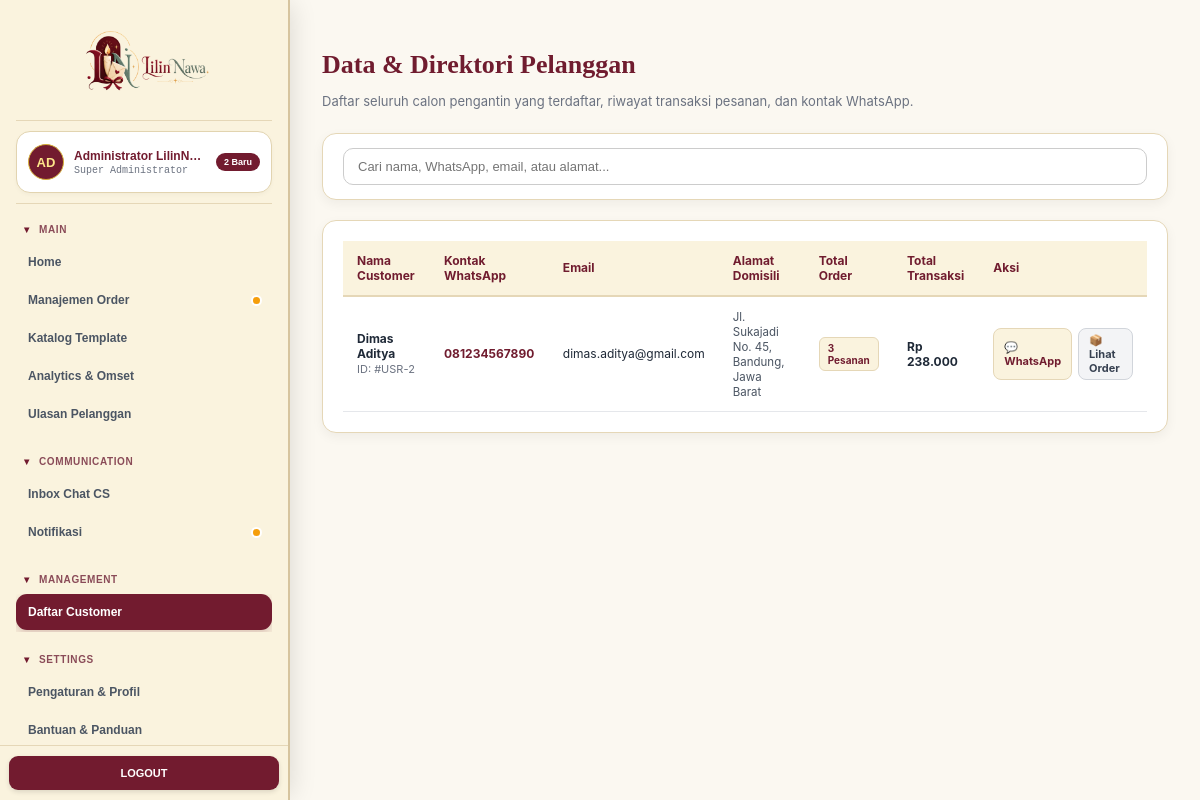
Screenshot of /Admin/MANAGEMENT_A/Customer.php (signed in) with the database file from the repository.
### tables this page shows
CREATE TABLE IF NOT EXISTS `users` (
  `id` INT AUTO_INCREMENT PRIMARY KEY,
  `name` VARCHAR(100) NOT NULL,
  `email` VARCHAR(100) NOT NULL UNIQUE,
  `password` VARCHAR(255) NOT NULL,
  `phone` VARCHAR(25) NOT NULL,
  `role` ENUM('admin', 'customer') DEFAULT 'customer',
  `address` TEXT NULL,
  `created_at` TIMESTAMP DEFAULT CURRENT_TIMESTAMP
);

### Admin/MANAGEMENT_A/Customer.php (the view, shortened to what this page needs)
<?php
require_once '../../Config/Database.php';
$search = trim($_GET['search'] ?? '');
$where = "WHERE role = 'customer'";
$customers = mysqli_query($conn, "SELECT u.*,
                                  (SELECT COUNT(*) FROM orders WHERE customer_phone = u.phone OR customer_name = u.name) as order_count,
                                  (SELECT SUM(total_price) FROM orders WHERE (customer_phone = u.phone OR customer_name = u.name) AND payment_status = 'lunas') as total_spend
                                  FROM users u
                                  $where
                                  ORDER BY u.id DESC");
?>
<!DOCTYPE html>
<html lang="id">
<head>
    <link rel="stylesheet" href="../assets/css/admin.css">
</head>
<body class="admin-wrapper">
    <?php include '../sidebar.php'; ?>
    <main class="admin-main">
        <div class="page-title-box">
            <h2>Data &amp; Direktori Pelanggan</h2>
            <p>Daftar seluruh calon pengantin yang terdaftar, riwayat transaksi pesanan, dan kontak WhatsApp.</p>
        </div>
        <div class="table-card" style="padding:14px 20px; margin-bottom:20px;">
            <form method="GET" onsubmit="return false;" style="display:flex; gap:10px;">
                <input type="text" id="customerLiveSearch" name="search" value="<?= htmlspecialchars($search) ?>" placeholder="Cari nama, WhatsApp, email, atau alamat..." style="flex:1; padding:10px 14px; border:1px solid #ccc; border-radius:10px; font-size:13px;" oninput="filterCustomersLive()">
            </form>
        </div>
        <div class="table-card">
            <div class="table-responsive">
                <table class="admin-table">
                    <thead>
                        <tr>
                            <th>Nama Customer</th>
                            <th>Kontak WhatsApp</th>
                            <th>Email</th>
                            <th>Alamat Domisili</th>
                            <th>Total Order</th>
                            <th>Total Transaksi</th>
                            <th>Aksi</th>
                        </tr>
                    </thead>
                    <tbody>
                        <?php if (mysqli_num_rows($customers) === 0): ?>
                        <tr>
                            <td colspan="7" style="text-align:center; padding:32px; color:#9CA3AF;">Belum ada customer yang terdaftar.</td>
                        </tr>
                        <?php else: ?>
                        <?php while($c = mysqli_fetch_assoc($customers)): ?>
                        <tr>
                            <td>
                                <strong><?= htmlspecialchars($c['name']) ?></strong><br>
                                <small style="color:#6B7280; font-size:11px;">ID: #USR-<?= $c['id'] ?></small>
                            </td>
                            <td>
                                <strong style="color:#701C2F;"><?= htmlspecialchars($c['phone']) ?></strong>
                            </td>
                            <td><?= htmlspecialchars($c['email']) ?></td>
                            <td>
                                <span style="font-size:11.5px; color:#4B5563;"><?= htmlspecialchars($c['address'] ?? 'Kota Bandung, Jawa Barat') ?></span>
                            </td>
                            <td>
                                <span class="admin-badge admin-badge-maroon"><?= $c['order_count'] ?> Pesanan</span>
                            </td>
                            <td>
                                <strong>Rp <?= number_format($c['total_spend'] ?? 0, 0, ',', '.') ?></strong>
                            </td>
                            <td>
                                <div style="display:flex; gap:6px;">
                                    <a href="https://wa.me/<?= preg_replace('/[^0-9]/', '', $c['phone']) ?>" target="_blank" class="btn-admin btn-gold" style="font-size:11px; padding:4px 10px;">
                                        💬 WhatsApp
                                    </a>
                                    <a href="../MAIN_A/Order.php?search=<?= urlencode($c['phone']) ?>" class="btn-admin btn-secondary" style="font-size:11px; padding:4px 10px;">
                                        📦 Lihat Order
                                    </a>
                                </div>
                            </td>
                        </tr>
                        <?php endwhile; ?>
                        <?php endif; ?>
                    </tbody>
                </table>
            </div>
        </div>
    </main>
</body>
</html>

### Admin/assets/css/admin.css (style rules this page uses)
:root { --bg-main: #FBF8F1; --text-primary: #1F2937; --text-secondary: #6B7280; --maroon-primary: #701C2F; --maroon-dark: #501320; --gold-accent: #D4AF37; --gold-light: #FAF3DE; --border-soft: #E5E7EB; --border-gold: #E5D7B7; --shadow-soft: 0 4px 12px rgba(0, 0, 0, 0.05); }
body.admin-wrapper { font-family: -apple-system, BlinkMacSystemFont, "Segoe UI", Roboto, "Helvetica Neue", Arial, sans-serif; background-color: var(--bg-main); color: var(--text-primary); display: flex; min-height: 100vh; margin: 0; padding: 0; }
.admin-main { margin-left: 300px; padding: 28px 32px; flex: 1; min-width: 0; background-color: var(--bg-main); }
.page-title-box { margin-bottom: 24px; }
.page-title-box h2 { font-family: 'Playfair Display', Georgia, serif; font-size: 26px; color: var(--maroon-primary); font-weight: 700; margin-bottom: 6px; }
.page-title-box p { color: var(--text-secondary); font-size: 13px; }
.table-card { background: #FFFFFF; border: 1px solid var(--border-gold); border-radius: 14px; padding: 20px; box-shadow: var(--shadow-soft); margin-bottom: 24px; }
.admin-table { width: 100%; border-collapse: collapse; font-size: 12px; }
.admin-table th { background: var(--gold-light); color: var(--maroon-primary); padding: 12px 14px; text-align: left; font-weight: 700; border-bottom: 2px solid var(--border-gold); }
.admin-table td { padding: 12px 14px; border-bottom: 1px solid var(--border-soft); vertical-align: middle; }
.admin-badge { display: inline-block; padding: 4px 8px; border-radius: 6px; font-size: 10px; font-weight: 700; text-transform: capitalize; }
.admin-badge-maroon { background: var(--gold-light); color: var(--maroon-primary); border: 1px solid var(--border-gold); }
.btn-admin { display: inline-flex; align-items: center; gap: 6px; padding: 8px 14px; border-radius: 8px; font-size: 12px; font-weight: 700; text-decoration: none; cursor: pointer; border: none; transition: all 0.15s ease; }
.btn-secondary { background: #F3F4F6; color: #374151; border: 1px solid #D1D5DB; }
.btn-gold { background: var(--gold-light); color: var(--maroon-primary); border: 1px solid var(--border-gold); }

### Admin/sidebar.css (style rules this page uses)
:root { --sidebar-width: 290px; --maroon: #721B2F; --maroon-dark: #501320; --cream: #FAF3DE; --cream-light: #FAF4E4; --white: #FFFFFF; --gold: #D4AF37; --border: #E2D4B0; --text: #4B5563; --muted: #8A4B58; }
.admin-main { margin-left: var(--sidebar-width) !important; min-height: 100vh !important; box-sizing: border-box !important; }

### rows the page displays
users: name "Dimas Aditya", id "2", phone "081234567890", email "dimas.aditya@gmail.com", address "Jl. Sukajadi No. 45, Bandung, Jawa Barat", order_count "3", total_spend "238.000"

### other values shown
$admin_avatar "AD"
$admin_name "Administrator LilinN…"
$new_orders_count "2"
